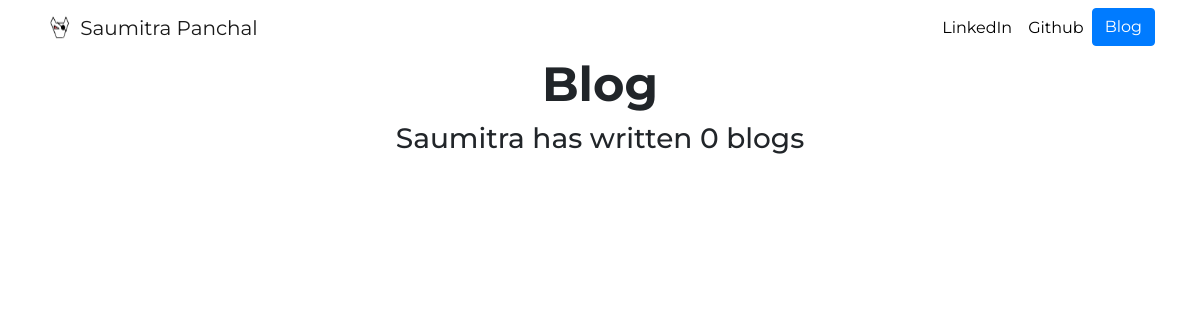
The page /blog/ on the database as committed earlier.
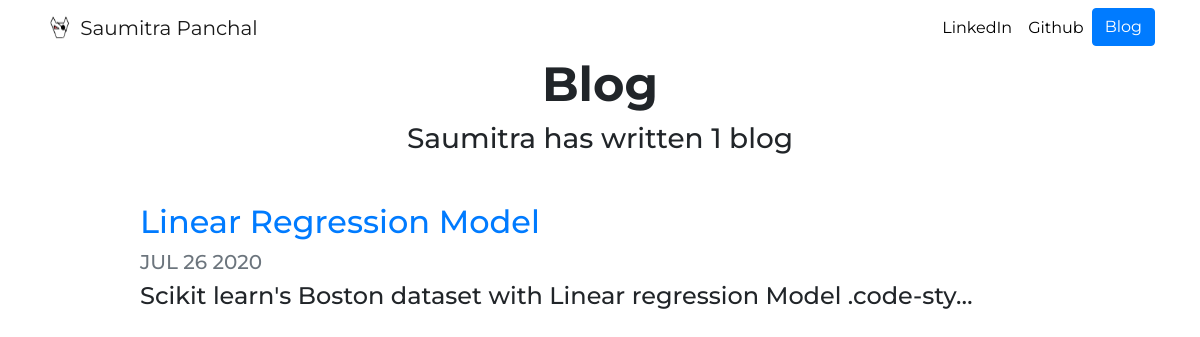
The same page on the database as committed later.
### blog/models.py (models this page shows, shortened)
class Blog(models.Model):
    title = models.CharField(max_length = 200)
    description = models.TextField()
    date = models.DateField()

### blog/views.py (the view)
# urls.py: path('', views.all_blogs,name='all_blogs'),
def all_blogs(request):
    blogs = Blog.objects.order_by('-date')
    return render(request, 'blog/all_blogs.html',{'blogs':blogs})

### blog/templates/blog/all_blogs.html
{% extends "portfolio/base.html" %}
{% load static %}
{% block content %}
<h1 id="blogtitle" class="font-weight-bold text-center">Blog</h1>
<h3 class="text-center mb-5">Saumitra has written {{ blogs.count }} blog{{ blogs.count|pluralize }}</h3>
{% for blog in blogs %}
<div class="row justify-content-center my-3">
  <div class="col-md-10">
    <a href="{% url 'blog:detail' blog.id %}">
      <h2>{{ blog.title }}</h2>
    </a>
    <h5 class="text-muted">{{ blog.date|date:'M d Y'|upper }}</h5>
    <h4>{{ blog.description|striptags|truncatechars:100 }}</h4>
  </div>
</div>
{% endfor %}
{% endblock %}

### portfolio/templates/portfolio/base.html (shortened to what this page needs)
{% load static %}
<!doctype html>
<html lang="en">
<head>
  <link rel="stylesheet" href="https://stackpath.bootstrapcdn.com/bootstrap/4.4.1/css/bootstrap.min.css">
  <link rel="stylesheet" href="{% static "portfolio/custom.css" %}">
</head>
<body>
  <nav id="topNav" class="navbar navbar-expand-md navbar-light">
    <div class="container">
      <a class="navbar-brand" href="{% url 'home' %}">
        <img src="{% static "portfolio/Untitled_111.png" %}" width="30" height="30" class="d-inline-block align-top" alt="Saumitra's logo">
        <span>Saumitra Panchal</span>
      </a>
      <div class="collapse navbar-collapse text-center" id="navbarNav">
        <ul class="navbar-nav ml-auto">
          <li class="nav-item">
            <a class="nav-link" href="https://www.linkedin.com/in/saumitrapanchal/" target="_blank">LinkedIn</a>
          </li>
          <li class="nav-item">
            <a class="nav-link" href="https://github.com/InsertMusicHere?tab=repositories" target="_blank">Github</a>
          </li>
          <li>
            <a role="button" href="{% url 'blog:all_blogs' %}" class="btn btn-primary">Blog</a>
          </li>
        </ul>
      </div>
    </div>
  </nav>
  <div class="container">
    {% block content %}{% endblock %}
  </div>
</body>
</html>

### portfolio/static/portfolio/custom.css (style rules this page uses)
.navbar-nav .nav-link { color: rgba(0,0,0,1) !important; }
body { font-family: 'Architects Daughter', cursive; font-family: 'Montserrat', sans-serif; }
#blogtitle { font-size: 3rem; }

Rows that differ between the two databases and show on the page:
added Blog: title "Linear Regression Model", date "JUL 26 2020", description "Scikit learn's Boston dataset with Linear regression Model .code-sty…"
Other text that changed with them:
{{ blogs.count }}: "0" → "1"
